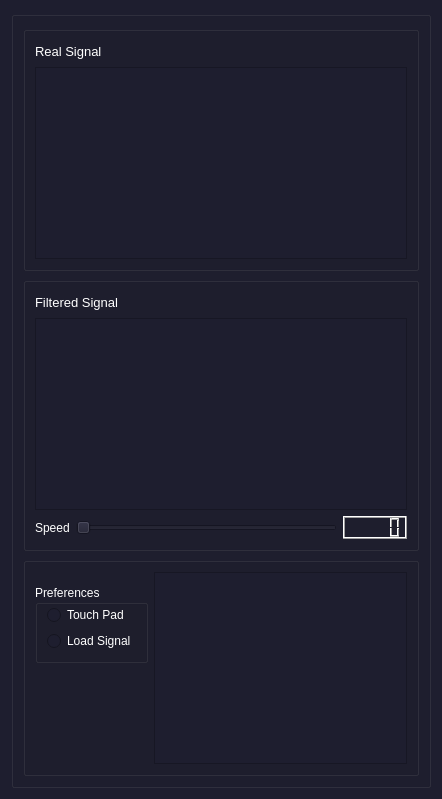
      <widget class="QWidget" name="Results_tab">
       <property name="palette">
        <palette>
         <active>
          <colorrole role="WindowText">
           <brush brushstyle="SolidPattern">
            <color alpha="255">
             <red>255</red>
             <green>255</green>
             <blue>255</blue>
            </color>
           </brush>
          </colorrole>
          <colorrole role="Button">
           <brush brushstyle="SolidPattern">
            <color alpha="255">
             <red>30</red>
             <green>30</green>
             <blue>47</blue>
            </color>
           </brush>
          </colorrole>
          <colorrole role="Text">
           <brush brushstyle="SolidPattern">
            <color alpha="255">
             <red>255</red>
             <green>255</green>
             <blue>255</blue>
            </color>
           </brush>
          </colorrole>
          <colorrole role="ButtonText">
           <brush brushstyle="SolidPattern">
            <color alpha="255">
             <red>255</red>
             <green>255</green>
             <blue>255</blue>
            </color>
           </brush>
          </colorrole>
          <colorrole role="Base">
           <brush brushstyle="SolidPattern">
            <color alpha="255">
             <red>30</red>
             <green>30</green>
             <blue>47</blue>
            </color>
           </brush>
          </colorrole>
          <colorrole role="Window">
           <brush brushstyle="SolidPattern">
            <color alpha="255">
             <red>30</red>
             <green>30</green>
             <blue>47</blue>
            </color>
           </brush>
          </colorrole>
          <colorrole role="PlaceholderText">
           <brush brushstyle="NoBrush">
            <color alpha="128">
             <red>255</red>
             <green>255</green>
             <blue>255</blue>
            </color>
           </brush>
          </colorrole>
         </active>
         <inactive>
          <colorrole role="WindowText">
           <brush brushstyle="SolidPattern">
            <color alpha="255">
             <red>255</red>
             <green>255</green>
             <blue>255</blue>
            </color>
           </brush>
          </colorrole>
          <colorrole role="Button">
           <brush brushstyle="SolidPattern">
            <color alpha="255">
             <red>30</red>
             <green>30</green>
             <blue>47</blue>
            </color>
           </brush>
          </colorrole>
          <colorrole role="Text">
           <brush brushstyle="SolidPattern">
            <color alpha="255">
             <red>255</red>
             <green>255</green>
             <blue>255</blue>
            </color>
           </brush>
          </colorrole>
          <colorrole role="ButtonText">
           <brush brushstyle="SolidPattern">
            <color alpha="255">
             <red>255</red>
             <green>255</green>
             <blue>255</blue>
            </color>
           </brush>
          </colorrole>
          <colorrole role="Base">
           <brush brushstyle="SolidPattern">
            <color alpha="255">
             <red>30</red>
             <green>30</green>
             <blue>47</blue>
            </color>
           </brush>
          </colorrole>
          <colorrole role="Window">
           <brush brushstyle="SolidPattern">
            <color alpha="255">
             <red>30</red>
             <green>30</green>
             <blue>47</blue>
            </color>
           </brush>
          </colorrole>
          <colorrole role="PlaceholderText">
           <brush brushstyle="NoBrush">
            <color alpha="128">
             <red>255</red>
             <green>255</green>
             <blue>255</blue>
            </color>
           </brush>
          </colorrole>
         </inactive>
         <disabled>
          <colorrole role="WindowText">
           <brush brushstyle="SolidPattern">
            <color alpha="255">
             <red>255</red>
             <green>255</green>
             <blue>255</blue>
            </color>
           </brush>
          </colorrole>
          <colorrole role="Button">
           <brush brushstyle="SolidPattern">
            <color alpha="255">
             <red>30</red>
             <green>30</green>
             <blue>47</blue>
            </color>
           </brush>
          </colorrole>
          <colorrole role="Text">
           <brush brushstyle="SolidPattern">
            <color alpha="255">
             <red>255</red>
             <green>255</green>
             <blue>255</blue>
            </color>
           </brush>
          </colorrole>
          <colorrole role="ButtonText">
           <brush brushstyle="SolidPattern">
            <color alpha="255">
             <red>255</red>
             <green>255</green>
             <blue>255</blue>
            </color>
           </brush>
          </colorrole>
          <colorrole role="Base">
           <brush brushstyle="SolidPattern">
            <color alpha="255">
             <red>30</red>
             <green>30</green>
             <blue>47</blue>
            </color>
           </brush>
          </colorrole>
          <colorrole role="Window">
           <brush brushstyle="SolidPattern">
            <color alpha="255">
             <red>30</red>
             <green>30</green>
             <blue>47</blue>
            </color>
           </brush>
          </colorrole>
          <colorrole role="PlaceholderText">
           <brush brushstyle="NoBrush">
            <color alpha="128">
             <red>255</red>
             <green>255</green>
             <blue>255</blue>
            </color>
           </brush>
          </colorrole>
         </disabled>
        </palette>
       </property>
       <attribute name="title">
        <string>Results</string>
       </attribute>
       <layout class="QGridLayout" name="gridLayout_5">
        <item row="0" column="0">
         <widget class="QGroupBox" name="resultBox">
          <layout class="QGridLayout" name="gridLayout_4">
           <item row="0" column="0">
            <widget class="QGroupBox" name="RealBox">
             <property name="sizePolicy">
              <sizepolicy hsizetype="Expanding" vsizetype="Preferred">
               <horstretch>0</horstretch>
               <verstretch>0</verstretch>
              </sizepolicy>
             </property>
             <layout class="QVBoxLayout" name="verticalLayout_7">
              <item>
               <layout class="QHBoxLayout" name="horizontalLayout_12">
                <item>
                 <widget class="QLabel" name="label_10">
                  <property name="font">
                   <font>
                    <pointsize>10</pointsize>
                   </font>
                  </property>
                  <property name="text">
                   <string>Real Signal</string>
                  </property>
                 </widget>
                </item>
                <item>
                 <spacer name="horizontalSpacer_6">
                  <property name="orientation">
                   <enum>Qt::Horizontal</enum>
                  </property>
                  <property name="sizeType">
                   <enum>QSizePolicy::Fixed</enum>
                  </property>
                  <property name="sizeHint" stdset="0">
                   <size>
                    <width>88</width>
                    <height>20</height>
                   </size>
                  </property>
                 </spacer>
                </item>
               </layout>
              </item>
              <item>
               <widget class="Figure" name="real_signal"/>
              </item>
             </layout>
            </widget>
           </item>
           <item row="1" column="0">
            <widget class="QGroupBox" name="FilteredBox">
             <property name="sizePolicy">
              <sizepolicy hsizetype="Expanding" vsizetype="Preferred">
               <horstretch>0</horstretch>
               <verstretch>0</verstretch>
              </sizepolicy>
             </property>
             <layout class="QGridLayout" name="gridLayout_3">
              <item row="0" column="0">
               <layout class="QHBoxLayout" name="horizontalLayout_13">
                <item>
                 <widget class="QLabel" name="label_11">
                  <property name="font">
                   <font>
                    <pointsize>10</pointsize>
                   </font>
                  </property>
                  <property name="text">
                   <string>Filtered Signal</string>
                  </property>
                 </widget>
                </item>
                <item>
                 <spacer name="horizontalSpacer_7">
                  <property name="orientation">
                   <enum>Qt::Horizontal</enum>
                  </property>
                  <property name="sizeType">
                   <enum>QSizePolicy::Fixed</enum>
                  </property>
                  <property name="sizeHint" stdset="0">
                   <size>
                    <width>88</width>
                    <height>20</height>
                   </size>
                  </property>
                 </spacer>
                </item>
               </layout>
              </item>
              <item row="1" column="0">
               <widget class="Figure" name="filtered_signal"/>
              </item>
              <item row="2" column="0">
               <layout class="QHBoxLayout" name="horizontalLayout_14">
                <item>
                 <widget class="QLabel" name="label_12">
                  <property name="text">
                   <string>Speed</string>
                  </property>
                 </widget>
                </item>
                <item>
                 <widget class="QSlider" name="speed_slider">
                  <property name="orientation">
                   <enum>Qt::Horizontal</enum>
                  </property>
                 </widget>
                </item>
                <item>
                 <widget class="QLCDNumber" name="speed_LCD"/>
                </item>
               </layout>
              </item>
             </layout>
            </widget>
           </item>
           <item row="2" column="0">
            <widget class="QGroupBox" name="loadingBox">
             <layout class="QHBoxLayout" name="horizontalLayout_15">
              <item>
               <layout class="QVBoxLayout" name="verticalLayout_9">
                <item>
                 <widget class="QGroupBox" name="LoadBox">
                  <property name="sizePolicy">
                   <sizepolicy hsizetype="Preferred" vsizetype="Fixed">
                    <horstretch>0</horstretch>
                    <verstretch>0</verstretch>
                   </sizepolicy>
                  </property>
                  <property name="styleSheet">
                   <string notr="true"/>
                  </property>
                  <property name="title">
                   <string>Preferences</string>
                  </property>
                  <layout class="QVBoxLayout" name="verticalLayout_8">
                   <property name="topMargin">
                    <number>0</number>
                   </property>
                   <item>
                    <widget class="QRadioButton" name="touch_pad_button">
                     <property name="text">
                      <string>Touch Pad</string>
                     </property>
                    </widget>
                   </item>
                   <item>
                    <widget class="QRadioButton" name="load_button">
                     <property name="text">
                      <string>Load Signal</string>
                     </property>
                    </widget>
                   </item>
                  </layout>
                 </widget>
                </item>
                <item>
                 <spacer name="verticalSpacer">
                  <property name="orientation">
                   <enum>Qt::Vertical</enum>
                  </property>
                  <property name="sizeType">
                   <enum>QSizePolicy::Preferred</enum>
                  </property>
                  <property name="sizeHint" stdset="0">
                   <size>
                    <width>20</width>
                    <height>88</height>
                   </size>
                  </property>
                 </spacer>
                </item>
               </layout>
              </item>
              <item>
               <widget class="QGraphicsView" name="touch_pad">
                <property name="sizePolicy">
                 <sizepolicy hsizetype="Fixed" vsizetype="Preferred">
                  <horstretch>0</horstretch>
                  <verstretch>0</verstretch>
                 </sizepolicy>
                </property>
                <property name="maximumSize">
                 <size>
                  <width>253</width>
                  <height>16777215</height>
                 </size>
                </property>
               </widget>
              </item>
             </layout>
            </widget>
           </item>
          </layout>
         </widget>
        </item>
       </layout>
      </widget>
